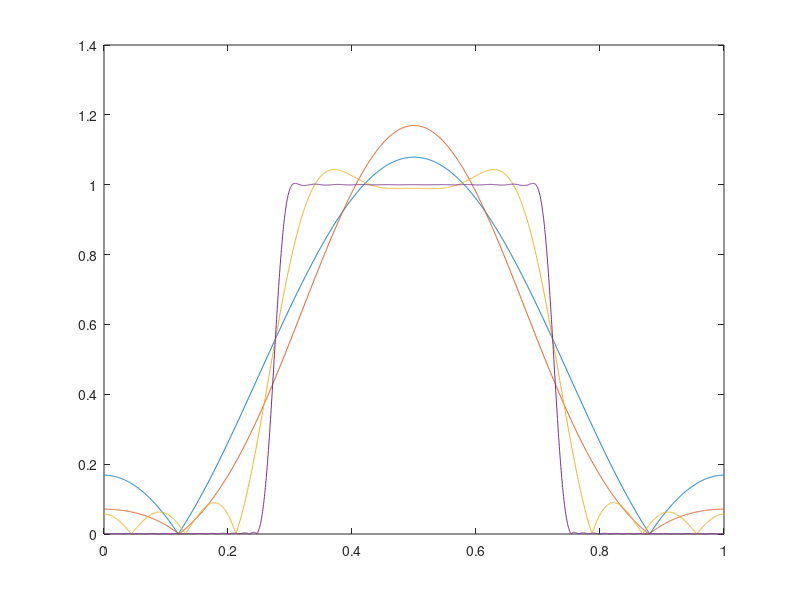

Recreate this plot in MATLAB.
clc;
clear all;
close all;

f=[0,0.25,0.3,0.7,0.75,1];
a=[0,0,   1,  1,  0,   0];


N_FFT=4096;
f_v=0:2/N_FFT:1-2/N_FFT;



n=5; %for start;
b1=firls(n,f,a);
H1=fft(b1,N_FFT);
H1=abs(H1(1:N_FFT/2));

n=10; 
b2=firls(n,f,a);
H2=fft(b2,N_FFT);
H2=abs(H2(1:N_FFT/2));


n=20; 
b3=firls(n,f,a);
H3=fft(b3,N_FFT);
H3=abs(H3(1:N_FFT/2));

n=100; 
b4=firls(n,f,a);
H4=fft(b4,N_FFT);
H4=abs(H4(1:N_FFT/2));

plot(f_v,H1,f_v,H2,f_v,H3,f_v,H4);
